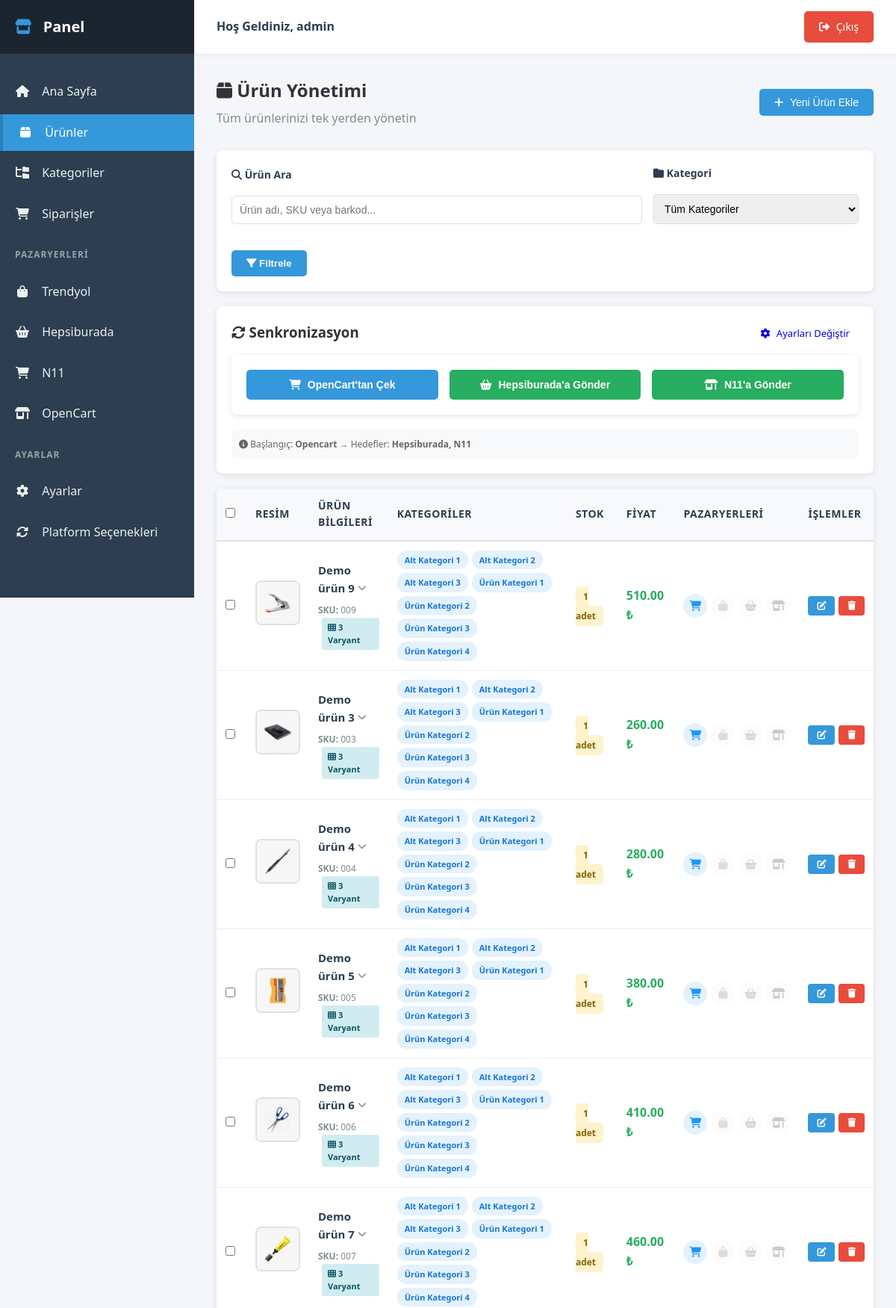
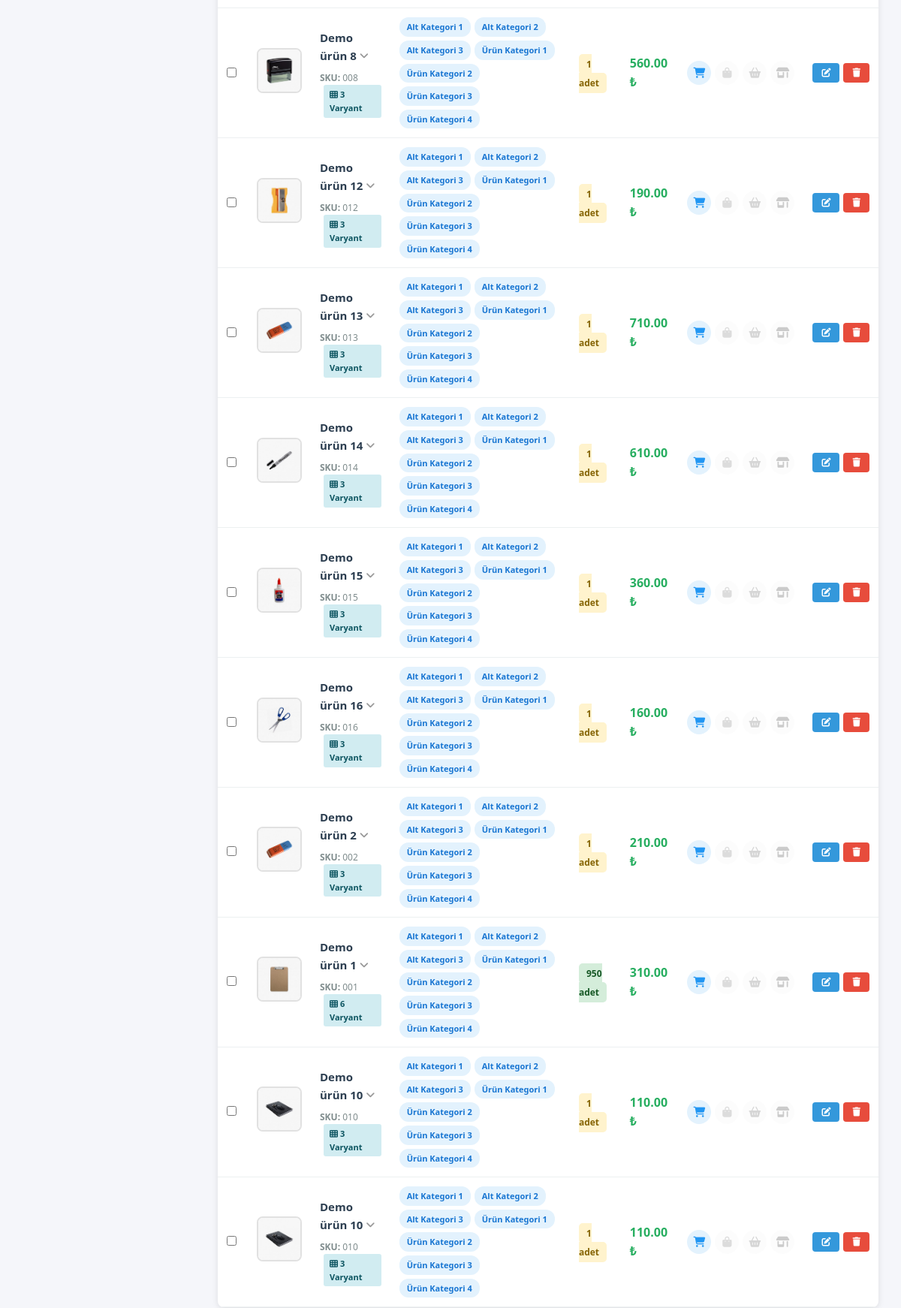
Screenshot of /index.php?page=products (signed in, upper part) with the database file from the repository (2 pictures, top to bottom).
### tables this page shows
CREATE TABLE `products` (
  `id` int(11) NOT NULL,
  `opencart_id` int(11) DEFAULT NULL,
  `parent_id` int(11) DEFAULT NULL,
  `has_variants` tinyint(1) DEFAULT 0,
  `sku` varchar(100) DEFAULT NULL,
  `name` varchar(500) DEFAULT NULL,
  `description` text DEFAULT NULL,
  `price` decimal(10,2) DEFAULT NULL,
  `stock` int(11) DEFAULT 0,
  `barcode` varchar(100) DEFAULT NULL,
  `category_id` int(11) DEFAULT NULL,
  `image_url` varchar(500) DEFAULT NULL,
  `is_active` tinyint(1) DEFAULT 1,
  `created_at` timestamp NOT NULL DEFAULT current_timestamp(),
  `updated_at` timestamp NOT NULL DEFAULT current_timestamp() ON UPDATE current_timestamp()
);

CREATE TABLE `categories` (
  `id` int(11) NOT NULL,
  `name` varchar(255) NOT NULL,
  `parent_id` int(11) DEFAULT NULL,
  `description` text DEFAULT NULL,
  `sort_order` int(11) DEFAULT 0,
  `is_active` tinyint(1) DEFAULT 1,
  `created_at` timestamp NOT NULL DEFAULT current_timestamp(),
  `updated_at` timestamp NOT NULL DEFAULT current_timestamp() ON UPDATE current_timestamp()
);

### includes/SyncHelper.php (called while the page is built, shortened)
<?php
class SyncHelper {
    private $db;
    private $settings;
    public function __construct($db) {
        $this->db = $db;
        $this->loadSettings();
    }
    private function loadSettings() {
        $stmt = $this->db->query("SELECT setting_key, setting_value FROM sync_settings");
        $rows = $stmt->fetchAll(PDO::FETCH_ASSOC);
        $this->settings = [];
        foreach ($rows as $row) {
            $this->settings[$row['setting_key']] = $row['setting_value'];
        }
    }
    public function getSourcePlatform() {
        return $this->settings['source_platform'] ?? 'opencart';
    }
    public function getTargetPlatforms() {
        $targets = json_decode($this->settings['target_platforms'] ?? '[]', true);
        return is_array($targets) ? $targets : [];
    }
    public function canPullFrom($platform) {
        return $platform === $this->getSourcePlatform();
    }
    public function canPushTo($platform) {
        return in_array($platform, $this->getTargetPlatforms());
    }
}

### pages/products.php (the view, shortened to what this page needs)
<?php
require_once __DIR__ . '/../includes/SyncHelper.php';
$syncHelper = new SyncHelper($db);
$search = $_GET['search'] ?? '';
$page = isset($_GET['p']) ? max(1, intval($_GET['p'])) : 1;
$perPage = 50;
$offset = ($page - 1) * $perPage;
$where = ["p.is_active = 1"];
$params = [];
$whereClause = 'WHERE ' . implode(' AND ', $where);
$params[':limit'] = $perPage;
$params[':offset'] = $offset;
$stmt = $db->prepare("
    SELECT p.*,
           (SELECT COUNT(*) FROM marketplace_products mp WHERE mp.product_id = p.id) as marketplace_count,
           (SELECT COUNT(*) FROM product_variants pv WHERE pv.parent_product_id = p.id) as variant_count
    FROM products p
    {$whereClause}
    ORDER BY p.created_at DESC
    LIMIT :limit OFFSET :offset
");
foreach ($params as $key => $value) {
    if ($key == ':limit' || $key == ':offset') {
        $stmt->bindValue($key, $value, PDO::PARAM_INT);
    } else {
        $stmt->bindValue($key, $value);
    }
}
$stmt->execute();
$products = $stmt->fetchAll();
foreach ($products as &$product) {
    $catStmt = $db->prepare("
        SELECT c.id, c.name
        FROM categories c
        INNER JOIN product_categories pc ON c.id = pc.category_id
        WHERE pc.product_id = :product_id
        ORDER BY c.name
    ");
    $catStmt->execute([':product_id' => $product['id']]);
    $product['categories'] = $catStmt->fetchAll();
}
?>
<div class="products-page">
    <div class="page-header">
        <div>
            <h2><i class="fas fa-box"></i> Ürün Yönetimi</h2>
            <p style="color: #7f8c8d; margin-top: 5px;">Tüm ürünlerinizi tek yerden yönetin</p>
        </div>
        <button class="btn btn-primary" onclick="window.location.href='?page=product-add'">
            <i class="fas fa-plus"></i> Yeni Ürün Ekle
        </button>
    </div>
    <div class="filter-section">
        <form method="GET" action="">
            <div class="filter-grid">
                <div class="form-group">
                    <label><i class="fas fa-search"></i> Ürün Ara</label>
                    <input type="text" name="search" placeholder="Ürün adı, SKU veya barkod..." value="<?php echo htmlspecialchars($search); ?>">
                </div>
                <div class="form-group">
                    <label><i class="fas fa-folder"></i> Kategori</label>
                    <select name="category">
                        <option value="">Tüm Kategoriler</option>
                    </select>
                </div>
            </div>
            <div style="margin-top: 15px; display: flex; gap: 10px;">
                <button type="submit" class="filter-button">
                    <i class="fas fa-filter"></i> Filtrele
                </button>
            </div>
        </form>
    </div>
<div class="sync-section">
    <h3>
        <i class="fas fa-sync-alt"></i> Senkronizasyon
        <a href="?page=platform-sync-settings" class="btn btn-sm btn-secondary" style="float: right;">
            <i class="fas fa-cog"></i> Ayarları Değiştir
        </a>
    </h3>
    <?php
    $source = $syncHelper->getSourcePlatform();
    $targets = $syncHelper->getTargetPlatforms();
    $hasConfig = !empty($source) && !empty($targets);
    ?>
    <?php if (!$hasConfig): ?>
        <div class="alert alert-warning" style="margin-top: 15px;">
            <i class="fas fa-exclamation-triangle"></i>
            <strong>Platform ayarları yapılmamış!</strong>
            <p style="margin: 10px 0 0 0;">
                Ürünleri senkronize etmek için önce başlangıç platformu ve hedef platformları belirlemelisiniz.
                <a href="?page=platform-sync-settings" style="font-weight: bold;">
                    Şimdi ayarları yapın →
                </a>
            </p>
        </div>
    <?php else: ?>
        <div class="sync-buttons" style="margin-top: 15px;">
            <?php
            $platforms = [
                'opencart' => ['name' => 'OpenCart', 'icon' => 'fa-shopping-cart'],
                'trendyol' => ['name' => 'Trendyol', 'icon' => 'fa-shopping-bag'],
                'hepsiburada' => ['name' => 'Hepsiburada', 'icon' => 'fa-shopping-basket'],
                'n11' => ['name' => 'N11', 'icon' => 'fa-store-alt']
            ];
            foreach ($platforms as $key => $platform):
                if ($syncHelper->canPullFrom($key)):
            ?>
                <button class="btn btn-primary" onclick="syncProducts('<?php echo $key; ?>', 'import')">
                    <i class="fas <?php echo $platform['icon']; ?>"></i>
                    <?php echo $platform['name']; ?>'tan Çek
                </button>
            <?php
                endif;
                if ($syncHelper->canPushTo($key)):
            ?>
                <button class="btn btn-success" onclick="syncProducts('<?php echo $key; ?>', 'export')">
                    <i class="fas <?php echo $platform['icon']; ?>"></i>
                    <?php echo $platform['name']; ?>'a Gönder
                </button>
            <?php
                endif;
            endforeach;
            ?>
        </div>
        <div style="margin-top: 10px; padding: 10px; background: #f8f9fa; border-radius: 6px; font-size: 12px; color: #666;">
            <i class="fas fa-info-circle"></i>
            Başlangıç: <strong><?php echo ucfirst($source); ?></strong>
            <?php if (!empty($targets)): ?>
                → Hedefler: <strong><?php echo implode(', ', array_map('ucfirst', $targets)); ?></strong>
            <?php endif; ?>
        </div>
    <?php endif; ?>
</div>
    <div class="products-table">
        <?php if (empty($products)): ?>
            <div class="empty-state">
                <i class="fas fa-box-open"></i>
                <h3>Ürün bulunamadı</h3>
                <p>Arama kriterlerinizi değiştirin veya yeni ürün ekleyin</p>
            </div>
        <?php else: ?>
            <table>
                <thead>
                    <tr>
                        <th style="width: 40px;">
                            <input type="checkbox" id="select-all" onclick="toggleSelectAll()">
                        </th>
                        <th>Resim</th>
                        <th>Ürün Bilgileri</th>
                        <th>Kategoriler</th>
                        <th>Stok</th>
                        <th>Fiyat</th>
                        <th>Pazaryerleri</th>
                        <th>İşlemler</th>
                    </tr>
                </thead>
                <tbody>
                    <?php foreach ($products as $product): ?>
                        <tr>
                            <td>
                                <input type="checkbox" class="product-checkbox" value="<?php echo $product['id']; ?>">
                            </td>
                            <td>
                                <?php if ($product['image_url']): ?>
                                    <img src="<?php
                                        if (strpos($product['image_url'], 'http') === 0) {
                                            echo htmlspecialchars($product['image_url']);
                                        } else {
                                            echo '/uploads/' . htmlspecialchars($product['image_url']);
                                        }
                                    ?>" class="product-image" alt="<?php echo htmlspecialchars($product['name']); ?>">
                                <?php else: ?>
                                    <div class="product-image" style="background: #e1e1e1; display: flex; align-items: center; justify-content: center;">
                                        <i class="fas fa-image" style="color: #999;"></i>
                                    </div>
                                <?php endif; ?>
                            </td>
                            <td>
                                <div class="product-info">
                                    <h4>
                                        <a href="#" onclick="showProductVariants(<?php echo $product['id']; ?>); return false;"
                                           style="color: #2c3e50; text-decoration: none;">
                                            <?php echo htmlspecialchars($product['name']); ?>
                                            <?php if ($product['variant_count'] > 0): ?>
                                                <i class="fas fa-angle-down" style="font-size: 14px; color: #999;"></i>
                                            <?php endif; ?>
                                        </a>
                                    </h4>
                                    <p>
                                        <strong>SKU:</strong> <?php echo htmlspecialchars($product['sku']); ?>
                                        <?php if ($product['variant_count'] > 0): ?>
                                            <br>
                                            <span class="badge badge-info">
                                                <i class="fas fa-th"></i> <?php echo $product['variant_count']; ?> Varyant
                                            </span>
                                        <?php endif; ?>
                                    </p>
                                </div>
                            </td>
                            <td>
                                <div class="category-badges">
                                    <?php if (!empty($product['categories'])): ?>
                                        <?php foreach ($product['categories'] as $cat): ?>
                                            <span class="category-badge"
                                                  onclick="filterByCategory(<?php echo $cat['id']; ?>)"
                                                  title="Bu kategoriye göre filtrele">
                                                <?php echo htmlspecialchars($cat['name']); ?>
                                            </span>
                                        <?php endforeach; ?>
                                    <?php else: ?>
                                        <span class="no-category">Kategorisiz</span>
                                    <?php endif; ?>
                                </div>
                            </td>
                            <td>
                                <?php
                                $stockClass = 'stock-high';
                                if ($product['stock'] <= 0) $stockClass = 'stock-low';
                                elseif ($product['stock'] < 10) $stockClass = 'stock-medium';
                                ?>
                                <span class="stock-badge <?php echo $stockClass; ?>">
                                    <?php echo $product['stock']; ?> adet
                                </span>
                            </td>
                            <td>
                                <strong style="font-size: 16px; color: #27ae60;">
                                    <?php echo number_format($product['price'], 2); ?> ₺
                                </strong>
                            </td>
                            <td>
                                <div class="marketplace-icons">
                                    <div class="mp-icon opencart <?php echo $product['opencart_id'] ? 'active' : 'inactive'; ?>"
                                         title="OpenCart">
                                        <i class="fas fa-shopping-cart"></i>
                                    </div>
                                    <div class="mp-icon trendyol <?php echo isset($product['marketplaces']['trendyol']) ? 'active' : 'inactive'; ?>"
                                         title="Trendyol">
                                        <i class="fas fa-shopping-bag"></i>
                                    </div>
                                    <div class="mp-icon hepsiburada <?php echo isset($product['marketplaces']['hepsiburada']) ? 'active' : 'inactive'; ?>"
                                         title="Hepsiburada">
                                        <i class="fas fa-shopping-basket"></i>
                                    </div>
                                    <div class="mp-icon n11 <?php echo isset($product['marketplaces']['n11']) ? 'active' : 'inactive'; ?>"
                                         title="N11">
                                        <i class="fas fa-store-alt"></i>
                                    </div>
                                </div>
                            </td>
                            <td>
                                <div class="action-buttons">
                                    <button class="btn-action btn-edit" onclick="editProduct(<?php echo $product['id']; ?>)" title="Düzenle">
                                        <i class="fas fa-edit"></i>
                                    </button>
                                    <button class="btn-action btn-delete" onclick="deleteProduct(<?php echo $product['id']; ?>)" title="Sil">
                                        <i class="fas fa-trash"></i>
                                    </button>
                                </div>
                            </td>
                        </tr>
                    <?php endforeach; ?>
                </tbody>
            </table>
        <?php endif; ?>
    </div>
</div>

### assets/css/style.css (style rules this page uses)
* { margin: 0; padding: 0; box-sizing: border-box; }
body { font-family: 'Segoe UI', Tahoma, Geneva, Verdana, sans-serif; background: #f5f6fa; color: #333; line-height: 1.6; }
.btn { padding: 10px 20px; border: none; border-radius: 5px; font-size: 14px; font-weight: 500; cursor: pointer; transition: all 0.3s; text-decoration: none; display: inline-block; }
.btn i { margin-right: 5px; }
.btn-primary { background: #3498db; color: white; }
.btn-success { background: #27ae60; color: white; }
.btn-sm { padding: 6px 12px; font-size: 13px; }
table { width: 100%; border-collapse: collapse; }
table thead { background: #f8f9fa; }
table th { padding: 12px; text-align: left; font-weight: 600; color: #2c3e50; border-bottom: 2px solid #dee2e6; }
table td { padding: 12px; border-bottom: 1px solid #ecf0f1; }
.badge { display: inline-block; padding: 4px 10px; border-radius: 12px; font-size: 12px; font-weight: 600; }
.badge-info { background: #d1ecf1; color: #0c5460; }
.form-group { margin-bottom: 20px; }
.form-group label { display: block; margin-bottom: 8px; color: #333; font-weight: 500; font-size: 14px; }

### rows the page displays
products: image_url (picture), name "Demo ürün 9", sku "009", variant_count "3", stock "1", price "510.00"
categories: name "Alt Kategori 1"
categories: name "Alt Kategori 2"
categories: name "Alt Kategori 3"
categories: name "Ürün Kategori 1"
categories: name "Ürün Kategori 2"
categories: name "Ürün Kategori 3"
categories: name "Ürün Kategori 4"
products: image_url (picture), name "Demo ürün 3", sku "003", variant_count "3", stock "1", price "260.00"
products: image_url (picture), name "Demo ürün 4", sku "004", variant_count "3", stock "1", price "280.00"
products: image_url (picture), name "Demo ürün 5", sku "005", variant_count "3", stock "1", price "380.00"
products: image_url (picture), name "Demo ürün 6", sku "006", variant_count "3", stock "1", price "410.00"
products: image_url (picture), name "Demo ürün 7", sku "007", variant_count "3", stock "1", price "460.00"
products: image_url (picture), name "Demo ürün 8", sku "008", variant_count "3", stock "1", price "560.00"
products: image_url (picture), name "Demo ürün 12", sku "012", variant_count "3", stock "1", price "190.00"
products: image_url (picture), name "Demo ürün 13", sku "013", variant_count "3", stock "1", price "710.00"
products: image_url (picture), name "Demo ürün 14", sku "014", variant_count "3", stock "1", price "610.00"
products: image_url (picture), name "Demo ürün 15", sku "015", variant_count "3", stock "1", price "360.00"
products: image_url (picture), name "Demo ürün 16", sku "016", variant_count "3", stock "1", price "160.00"
products: image_url (picture), name "Demo ürün 2", sku "002", variant_count "3", stock "1", price "210.00"
products: image_url (picture), name "Demo ürün 1", sku "001", variant_count "6", stock "950", price "310.00"
products: image_url (picture), name "Demo ürün 10", sku "010", variant_count "3", stock "1", price "110.00"

### other values shown
$_SESSION['username'] "admin"
$platform['name'] "OpenCart"
$platform['name'] "Hepsiburada"
$platform['name'] "N11"
$source "Opencart"
implode(', ', array_map('ucfirst', $targets)) "Hepsiburada, N11"
